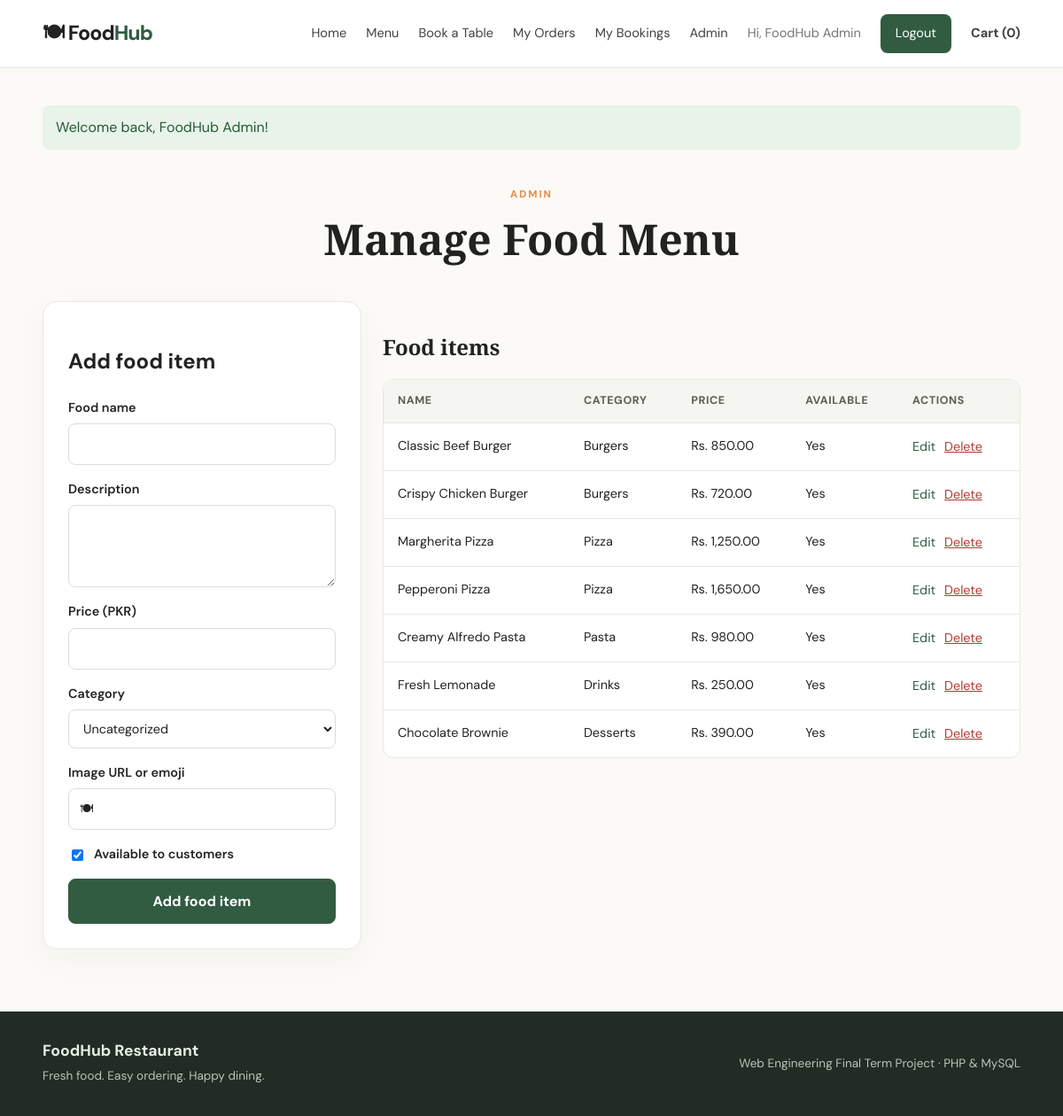
The app's page /admin/foods.php (signed in) with its own data.
### tables this page shows
CREATE TABLE food_items (
 id INT UNSIGNED AUTO_INCREMENT PRIMARY KEY,
 category_id INT UNSIGNED NULL,
 name VARCHAR(120) NOT NULL,
 description TEXT NULL,
 price DECIMAL(10,2) NOT NULL,
 image_url VARCHAR(500) NULL,
 is_available TINYINT(1) NOT NULL DEFAULT 1,
 created_at TIMESTAMP DEFAULT CURRENT_TIMESTAMP,
 CONSTRAINT fk_food_category FOREIGN KEY(category_id) REFERENCES categories(id) ON DELETE SET NULL
);

CREATE TABLE categories (
 id INT UNSIGNED AUTO_INCREMENT PRIMARY KEY,
 name VARCHAR(80) NOT NULL UNIQUE,
 created_at TIMESTAMP DEFAULT CURRENT_TIMESTAMP
);

### includes/functions.php (called while the page is built, shortened)
<?php
function e(?string $value): string {
    return htmlspecialchars((string)$value, ENT_QUOTES, 'UTF-8');
}
function money(float|string $amount): string {
    return 'Rs. ' . number_format((float)$amount, 2);
}

### admin/foods.php (the view, shortened to what this page needs)
<?php
require '_init.php';$pageTitle='Manage Food';$error='';
$edit=null;if(isset($_GET['edit'])){$s=$pdo->prepare("SELECT * FROM food_items WHERE id=?");$s->execute([(int)$_GET['edit']]);$edit=$s->fetch();}
$cats=$pdo->query("SELECT * FROM categories ORDER BY name")->fetchAll();$foods=$pdo->query("SELECT f.*,c.name category_name FROM food_items f LEFT JOIN categories c ON c.id=f.category_id ORDER BY f.created_at DESC")->fetchAll();
require '../includes/header.php';
?>
<section class="page-heading"><span class="eyebrow">ADMIN</span><h1>Manage Food Menu</h1></section>
<div class="admin-layout"><section class="form-card"><h2><?= $edit?'Edit food item':'Add food item' ?></h2><form method="post" class="stack-form"><label>Food name<input name="name" required maxlength="120" value="<?= e($edit['name']??'') ?>"></label><label>Description<textarea name="description" rows="3"></textarea></label><label>Price (PKR)<input type="number" name="price" min="1" step="0.01" required value="<?= e((string)($edit['price']??'')) ?>"></label><label>Category<select name="category_id"><option value="0">Uncategorized</option></select></label><label>Image URL or emoji<input name="image_url" value="<?= e($edit['image_url']??'🍽') ?>" placeholder="🍔 or https://..."></label><label class="check-label"><input type="checkbox" name="is_available" <?= !isset($edit['is_available'])||$edit['is_available']?'checked':'' ?>> Available to customers</label><button class="btn"><?= $edit?'Save changes':'Add food item' ?></button></form></section>
<section><h2 class="subheading">Food items</h2><div class="table-wrap"><table><thead><tr><th>Name</th><th>Category</th><th>Price</th><th>Available</th><th>Actions</th></tr></thead><tbody><?php foreach($foods as $f): ?><tr><td><?= e($f['name']) ?></td><td><?= e($f['category_name']??'—') ?></td><td><?= money($f['price']) ?></td><td><?= $f['is_available']?'Yes':'No' ?></td><td><a href="foods.php?edit=<?= (int)$f['id'] ?>">Edit</a> <form class="inline-form" method="post" onsubmit="return confirm('Delete this food item?')"><input type="hidden" name="csrf_token" value="<?= e(csrf_token()) ?>"><input type="hidden" name="action" value="delete"><input type="hidden" name="id" value="<?= (int)$f['id'] ?>"><button class="link-danger">Delete</button></form></td></tr><?php endforeach; ?></tbody></table></div></section></div>
<?php require '../includes/footer.php'; ?>

### assets/css/style.css (style rules this page uses)
:root { --ink:#20231f;--muted:#73776f;--green:#315c42;--green2:#e9f0e8;--orange:#e98a43;--cream:#fbfaf6;--line:#e9e7df }
* { box-sizing:border-box }
body { margin:0;background:var(--cream);color:var(--ink);font-family:'DM Sans',Arial,sans-serif;line-height:1.6 }
a { color:var(--green);text-decoration:none }
.eyebrow { color:var(--orange);font-size:.72rem;font-weight:700;letter-spacing:2px }
.hero h1,.page-heading h1,.form-card h1 { font-family:'Playfair Display',Georgia,serif;font-size:clamp(2.5rem,5vw,4.1rem);line-height:1.08;margin:14px 0 }
.btn { display:inline-flex;justify-content:center;align-items:center;background:var(--green);color:white;border:1px solid var(--green);padding:12px 21px;border-radius:8px;font-weight:700;cursor:pointer;font:inherit;font-weight:700 }
.page-heading { text-align:center;padding:24px 0 30px }
.page-heading h1 { font-size:3rem }
.filter-bar input,.filter-bar select,input,textarea,select { font:inherit;border:1px solid #dcded6;border-radius:8px;padding:11px 12px;background:#fff;color:var(--ink);width:100% }
label { display:block;font-weight:600;font-size:.9rem }
label input,label textarea,label select { display:block;margin-top:6px;font-weight:400 }
.form-card { background:#fff;border:1px solid var(--line);border-radius:16px;padding:28px;box-shadow:0 12px 35px #253d1709 }
.stack-form { display:grid;gap:16px;margin-top:22px }
.table-wrap { overflow-x:auto;background:#fff;border:1px solid var(--line);border-radius:12px;margin:18px 0 }
table { width:100%;border-collapse:collapse;min-width:650px }
th,td { text-align:left;padding:14px 16px;border-bottom:1px solid var(--line);vertical-align:top;font-size:.9rem }
th { background:#f5f6f1;color:#596052;font-size:.78rem;text-transform:uppercase;letter-spacing:.6px }
tr:last-child td { border-bottom:0 }
.subheading { font:700 1.5rem 'Playfair Display',Georgia,serif;margin-top:35px }
.admin-layout { display:grid;grid-template-columns:minmax(260px,.75fr) 1.5fr;gap:24px }
.inline-form { display:inline }
.link-danger { border:0;background:none;color:#b23a32;cursor:pointer;font:inherit;text-decoration:underline }
.check-label { display:flex;align-items:center;gap:9px }
.check-label input { width:auto }

### records on screen
food_items: name "Classic Beef Burger", category.name "Burgers", price "Rs. 850.00", is_available "Yes"
food_items: name "Crispy Chicken Burger", category.name "Burgers", price "Rs. 720.00", is_available "Yes"
food_items: name "Margherita Pizza", category.name "Pizza", price "Rs. 1,250.00", is_available "Yes"
food_items: name "Pepperoni Pizza", category.name "Pizza", price "Rs. 1,650.00", is_available "Yes"
food_items: name "Creamy Alfredo Pasta", category.name "Pasta", price "Rs. 980.00", is_available "Yes"
food_items: name "Fresh Lemonade", category.name "Drinks", price "Rs. 250.00", is_available "Yes"
food_items: name "Chocolate Brownie", category.name "Desserts", price "Rs. 390.00", is_available "Yes"

### other values on screen
$_SESSION['user']['name'] "FoodHub Admin"
array_sum($_SESSION['cart'] ?? []) "0"
$flash['message'] "Welcome back, FoodHub Admin!"
